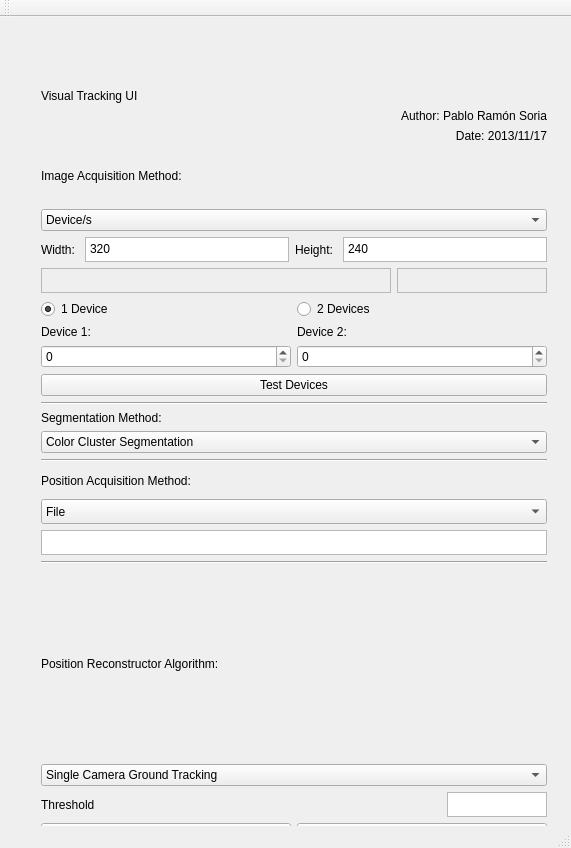
<?xml version="1.0" encoding="UTF-8"?>
<ui version="4.0">
 <class>MainWindowClass</class>
 <widget class="QMainWindow" name="MainWindowClass">
  <property name="geometry">
   <rect>
    <x>0</x>
    <y>0</y>
    <width>571</width>
    <height>848</height>
   </rect>
  </property>
  <property name="windowTitle">
   <string>MainWindow</string>
  </property>
  <widget class="QWidget" name="centralWidget">
   <widget class="QWidget" name="layoutWidget">
    <property name="geometry">
     <rect>
      <x>30</x>
      <y>61</y>
      <width>528</width>
      <height>788</height>
     </rect>
    </property>
    <layout class="QVBoxLayout" name="mainLayout">
     <item>
      <layout class="QVBoxLayout" name="titleLayout">
       <item>
        <widget class="QLabel" name="titleLabel">
         <property name="toolTip">
          <string>&lt;html&gt;&lt;head/&gt;&lt;body&gt;&lt;p&gt;&lt;span style=&quot; font-size:36pt;&quot;&gt;Visual Tracking UI&lt;/span&gt;&lt;/p&gt;&lt;/body&gt;&lt;/html&gt;</string>
         </property>
         <property name="styleSheet">
          <string notr="true">font: 45pt &quot;Palatino Linotype&quot;;
</string>
         </property>
         <property name="text">
          <string>Visual Tracking UI</string>
         </property>
         <property name="textFormat">
          <enum>Qt::PlainText</enum>
         </property>
        </widget>
       </item>
       <item>
        <widget class="QLabel" name="authorLabel">
         <property name="text">
          <string>Author: Pablo Ramón Soria</string>
         </property>
         <property name="alignment">
          <set>Qt::AlignRight|Qt::AlignTrailing|Qt::AlignVCenter</set>
         </property>
        </widget>
       </item>
       <item>
        <widget class="QLabel" name="dateLabel">
         <property name="text">
          <string>Date: 2013/11/17</string>
         </property>
         <property name="alignment">
          <set>Qt::AlignRight|Qt::AlignTrailing|Qt::AlignVCenter</set>
         </property>
        </widget>
       </item>
      </layout>
     </item>
     <item>
      <layout class="QVBoxLayout" name="imgAcqMethodLayout">
       <item>
        <widget class="QLabel" name="imgAcqMethodLabel">
         <property name="text">
          <string>Image Acquisition Method:</string>
         </property>
        </widget>
       </item>
       <item>
        <widget class="QComboBox" name="imgAcqMethodSelector">
         <item>
          <property name="text">
           <string>Device/s</string>
          </property>
         </item>
         <item>
          <property name="text">
           <string>Images</string>
          </property>
         </item>
         <item>
          <property name="text">
           <string>Video</string>
          </property>
         </item>
        </widget>
       </item>
       <item>
        <layout class="QHBoxLayout" name="resolutionLayout">
         <property name="bottomMargin">
          <number>0</number>
         </property>
         <item>
          <widget class="QLabel" name="widthLabel">
           <property name="text">
            <string>Width: </string>
           </property>
          </widget>
         </item>
         <item>
          <widget class="QPlainTextEdit" name="widthTextEdit">
           <property name="sizePolicy">
            <sizepolicy hsizetype="Expanding" vsizetype="Expanding">
             <horstretch>0</horstretch>
             <verstretch>0</verstretch>
            </sizepolicy>
           </property>
           <property name="maximumSize">
            <size>
             <width>16777215</width>
             <height>25</height>
            </size>
           </property>
           <property name="plainText">
            <string>320</string>
           </property>
          </widget>
         </item>
         <item>
          <widget class="QLabel" name="heightLabel">
           <property name="text">
            <string>Height: </string>
           </property>
          </widget>
         </item>
         <item>
          <widget class="QPlainTextEdit" name="heightEditText">
           <property name="maximumSize">
            <size>
             <width>16777215</width>
             <height>25</height>
            </size>
           </property>
           <property name="plainText">
            <string>240</string>
           </property>
          </widget>
         </item>
        </layout>
       </item>
       <item>
        <layout class="QHBoxLayout" name="fileMethodLayout">
         <property name="bottomMargin">
          <number>0</number>
         </property>
         <item>
          <widget class="QPlainTextEdit" name="imgAcqMethodPathEditText">
           <property name="enabled">
            <bool>false</bool>
           </property>
           <property name="maximumSize">
            <size>
             <width>16777215</width>
             <height>25</height>
            </size>
           </property>
          </widget>
         </item>
         <item>
          <widget class="QPlainTextEdit" name="imgAcqMethodFileNameEditText">
           <property name="enabled">
            <bool>false</bool>
           </property>
           <property name="maximumSize">
            <size>
             <width>150</width>
             <height>25</height>
            </size>
           </property>
          </widget>
         </item>
        </layout>
       </item>
       <item>
        <layout class="QVBoxLayout" name="deviceMethodLayout">
         <property name="bottomMargin">
          <number>0</number>
         </property>
         <item>
          <layout class="QHBoxLayout" name="rBDeviceLayout">
           <property name="bottomMargin">
            <number>0</number>
           </property>
           <item>
            <widget class="QRadioButton" name="rB1Device">
             <property name="text">
              <string>1 Device</string>
             </property>
             <property name="checked">
              <bool>true</bool>
             </property>
            </widget>
           </item>
           <item>
            <widget class="QRadioButton" name="rB2Devices">
             <property name="text">
              <string>2 Devices</string>
             </property>
            </widget>
           </item>
          </layout>
         </item>
         <item>
          <layout class="QHBoxLayout" name="spinDeviceLayout">
           <property name="topMargin">
            <number>0</number>
           </property>
           <property name="bottomMargin">
            <number>0</number>
           </property>
           <item>
            <layout class="QVBoxLayout" name="verticalLayout">
             <item>
              <widget class="QLabel" name="label1Device">
               <property name="text">
                <string>Device 1:</string>
               </property>
              </widget>
             </item>
             <item>
              <widget class="QSpinBox" name="spin1Device"/>
             </item>
            </layout>
           </item>
           <item>
            <layout class="QVBoxLayout" name="verticalLayout_3">
             <item>
              <widget class="QLabel" name="label2Devices">
               <property name="text">
                <string>Device 2:</string>
               </property>
              </widget>
             </item>
             <item>
              <widget class="QSpinBox" name="spin2Devices"/>
             </item>
            </layout>
           </item>
          </layout>
         </item>
         <item>
          <widget class="QPushButton" name="testDevicesButton">
           <property name="text">
            <string>Test Devices</string>
           </property>
          </widget>
         </item>
        </layout>
       </item>
      </layout>
     </item>
     <item>
      <widget class="Line" name="line_2">
       <property name="orientation">
        <enum>Qt::Horizontal</enum>
       </property>
      </widget>
     </item>
     <item>
      <layout class="QVBoxLayout" name="segMethodLayout">
       <item>
        <widget class="QLabel" name="segMethodLabel">
         <property name="text">
          <string>Segmentation Method:</string>
         </property>
        </widget>
       </item>
       <item>
        <widget class="QComboBox" name="segMethodSelector">
         <item>
          <property name="text">
           <string>Color Cluster Segmentation</string>
          </property>
         </item>
        </widget>
       </item>
      </layout>
     </item>
     <item>
      <widget class="Line" name="line_3">
       <property name="orientation">
        <enum>Qt::Horizontal</enum>
       </property>
      </widget>
     </item>
     <item>
      <layout class="QVBoxLayout" name="posAcqMethodLayout">
       <property name="sizeConstraint">
        <enum>QLayout::SetMinimumSize</enum>
       </property>
       <item>
        <widget class="QLabel" name="posAcqMethodLabel">
         <property name="maximumSize">
          <size>
           <width>16777215</width>
           <height>25</height>
          </size>
         </property>
         <property name="text">
          <string>Position Acquisition Method:</string>
         </property>
        </widget>
       </item>
       <item>
        <widget class="QComboBox" name="posAcqMethodSelector">
         <property name="maximumSize">
          <size>
           <width>16777215</width>
           <height>25</height>
          </size>
         </property>
         <item>
          <property name="text">
           <string>File</string>
          </property>
         </item>
         <item>
          <property name="text">
           <string>Vicon</string>
          </property>
         </item>
        </widget>
       </item>
       <item>
        <widget class="QPlainTextEdit" name="posAcqMethodEditText">
         <property name="maximumSize">
          <size>
           <width>16777215</width>
           <height>25</height>
          </size>
         </property>
        </widget>
       </item>
      </layout>
     </item>
     <item>
      <widget class="Line" name="line_4">
       <property name="orientation">
        <enum>Qt::Horizontal</enum>
       </property>
      </widget>
     </item>
     <item>
      <layout class="QVBoxLayout" name="posReconAlgLayout">
       <item>
        <widget class="QLabel" name="posReconAlgLabel">
         <property name="text">
          <string>Position Reconstructor Algorithm:</string>
         </property>
        </widget>
       </item>
       <item>
        <widget class="QComboBox" name="posReconAlgorithmSelector">
         <item>
          <property name="text">
           <string>Single Camera Ground Tracking</string>
          </property>
         </item>
         <item>
          <property name="text">
           <string>Stereo Tracking</string>
          </property>
         </item>
        </widget>
       </item>
       <item>
        <layout class="QHBoxLayout" name="thresholdLayout">
         <property name="spacing">
          <number>6</number>
         </property>
         <property name="sizeConstraint">
          <enum>QLayout::SetMinimumSize</enum>
         </property>
         <property name="bottomMargin">
          <number>0</number>
         </property>
         <item>
          <widget class="QLabel" name="thresholdLabel">
           <property name="sizePolicy">
            <sizepolicy hsizetype="Preferred" vsizetype="Preferred">
             <horstretch>0</horstretch>
             <verstretch>0</verstretch>
            </sizepolicy>
           </property>
           <property name="maximumSize">
            <size>
             <width>16777215</width>
             <height>25</height>
            </size>
           </property>
           <property name="text">
            <string>Threshold</string>
           </property>
          </widget>
         </item>
         <item>
          <widget class="QPlainTextEdit" name="thresholdTextEdit">
           <property name="sizePolicy">
            <sizepolicy hsizetype="Expanding" vsizetype="Expanding">
             <horstretch>0</horstretch>
             <verstretch>0</verstretch>
            </sizepolicy>
           </property>
           <property name="maximumSize">
            <size>
             <width>100</width>
             <height>25</height>
            </size>
           </property>
          </widget>
         </item>
        </layout>
       </item>
      </layout>
     </item>
     <item>
      <layout class="QHBoxLayout" name="horizontalLayout">
       <property name="bottomMargin">
        <number>10</number>
       </property>
       <item>
        <widget class="QPushButton" name="startButton">
         <property name="maximumSize">
          <size>
           <width>2000</width>
           <height>2000</height>
          </size>
         </property>
         <property name="text">
          <string>Start</string>
         </property>
        </widget>
       </item>
       <item>
        <widget class="QPushButton" name="stopButton">
         <property name="text">
          <string>Stop</string>
         </property>
        </widget>
       </item>
      </layout>
     </item>
    </layout>
   </widget>
  </widget>
  <widget class="QMenuBar" name="menuBar">
   <property name="geometry">
    <rect>
     <x>0</x>
     <y>0</y>
     <width>571</width>
     <height>21</height>
    </rect>
   </property>
  </widget>
  <widget class="QToolBar" name="mainToolBar">
   <attribute name="toolBarArea">
    <enum>TopToolBarArea</enum>
   </attribute>
   <attribute name="toolBarBreak">
    <bool>false</bool>
   </attribute>
  </widget>
  <widget class="QStatusBar" name="statusBar"/>
 </widget>
 <layoutdefault spacing="6" margin="11"/>
 <resources>
  <include location="mainwindow.qrc"/>
 </resources>
 <connections/>
</ui>
